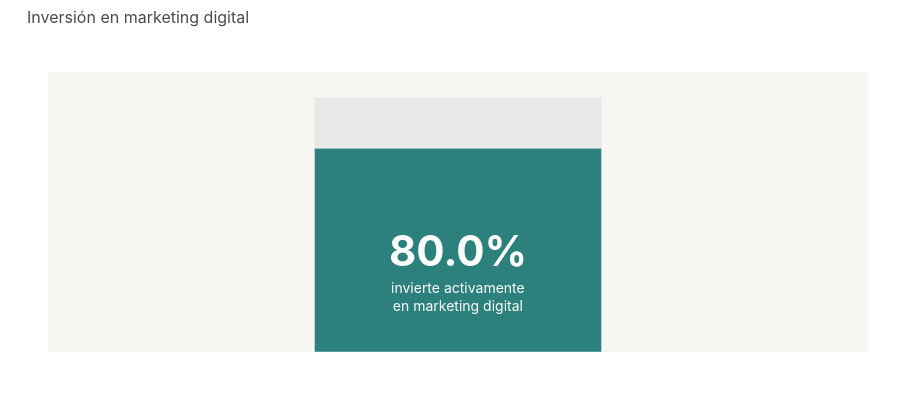

This figure's notebook cell:
### Markdown cell above
## G3 · % inversión en marketing digital
*Escena 5 — indicador único*

### Code cell
# ── G3 · % que invierte en marketing digital (E5) ────────────────────────────
si = (df["p4 - Realiza inversion en marketing digital"] == "Si").sum()
pct = round(si / len(df) * 100, 1)

fig3 = go.Figure()

# Barra de fondo
fig3.add_trace(go.Bar(x=[""], y=[100], marker_color="#E8E8E8", width=0.35,
                      showlegend=False, hoverinfo="skip"))
# Barra real
fig3.add_trace(go.Bar(x=[""], y=[pct], marker_color=VERDE_A, width=0.35,
                      showlegend=False, name="Con inversión"))

fig3.add_annotation(text=f"<b>{pct}%</b>", x=0, y=pct/2,
                    showarrow=False, font=dict(size=42, color="white",
                    family="Inter, Arial, sans-serif"), align="center")
fig3.add_annotation(text="invierte activamente<br>en marketing digital",
                    x=0, y=pct/2 - 18, showarrow=False,
                    font=dict(size=14, color="white", family="Inter, Arial, sans-serif"),
                    align="center")

fig3.update_layout(**base_layout("Inversión en marketing digital", height=400),
                   xaxis=dict(visible=False), yaxis=dict(visible=False, range=[0, 110]),
                   barmode="overlay")
fig3.show()
fig3.write_html(os.path.join(OUTPUT_PATH, "G3_inversion_mkt.html"))
print("✓ G3 guardado")

### Figure 1 — Plotly figure (JSON) as saved in the notebook; plotly's stock layout.template omitted (floating-point values rounded to 4 significant figures)
{"data": [{"hoverinfo": "skip", "marker": {"color": "#E8E8E8"}, "showlegend": false, "type": "bar", "width": 0.35, "x": [""], "y": [100]}, {"marker": {"color": "#2C817C"}, "name": "Con inversión", "showlegend": false, "type": "bar", "width": 0.35, "x": [""], "y": [80]}], "layout": {"annotations": [{"align": "center", "font": {"color": "white", "family": "Inter, Arial, sans-serif", "size": 42}, "showarrow": false, "text": "<b>80.0%</b>", "x": 0, "y": 40}, {"align": "center", "font": {"color": "white", "family": "Inter, Arial, sans-serif", "size": 14}, "showarrow": false, "text": "invierte activamente<br>en marketing digital", "x": 0, "y": 22}], "barmode": "overlay", "font": {"color": "#4A4A4A", "family": "Inter, Arial, sans-serif", "size": 13}, "height": 400, "legend": {"font": {"size": 12}, "orientation": "h", "x": 1, "xanchor": "right", "y": 1.02, "yanchor": "bottom"}, "margin": {"b": 48, "l": 48, "r": 32, "t": 72}, "paper_bgcolor": "white", "plot_bgcolor": "#F7F6F3", "showlegend": true, "title": {"font": {"color": "#4A4A4A", "family": "Inter, Arial, sans-serif", "size": 16}, "text": "Inversión en marketing digital", "x": 0.03, "xanchor": "left", "y": 0.97}, "xaxis": {"visible": false}, "yaxis": {"range": [0, 110], "visible": false}}}
